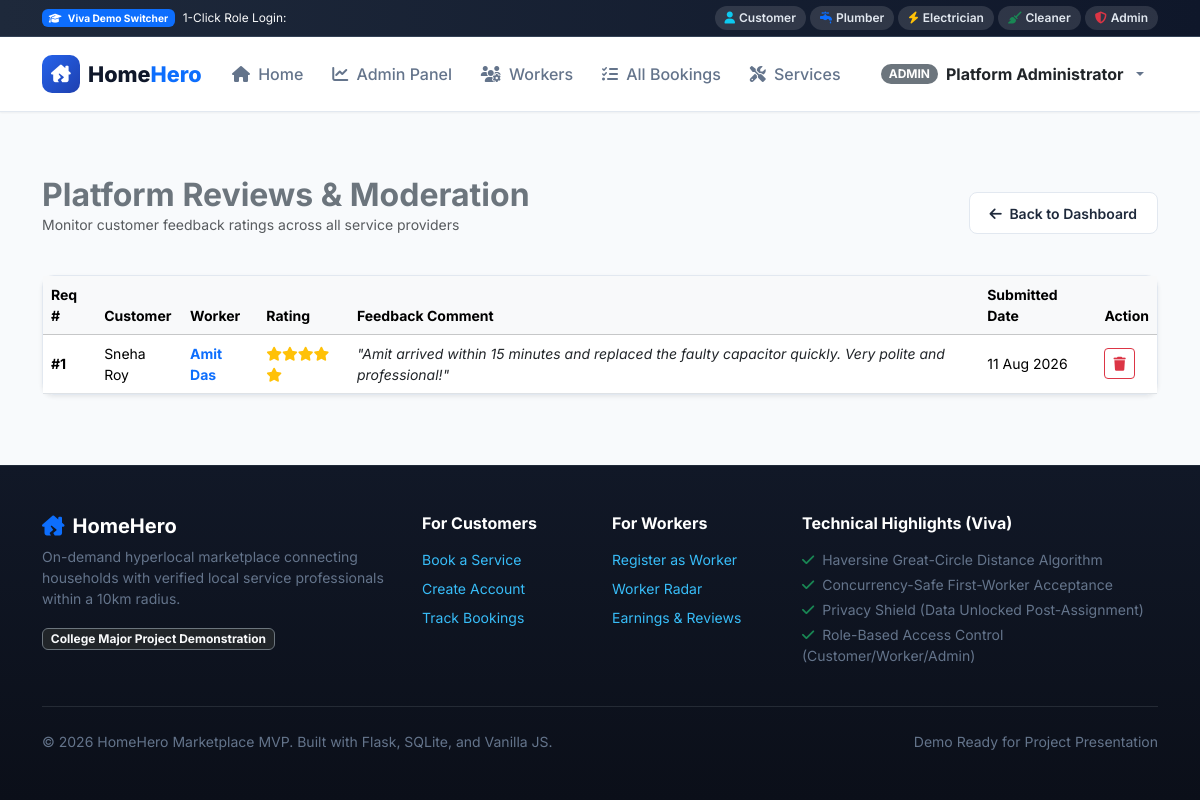
/admin/reviews (signed in), run on the app's committed database.
### models/user.py (models this page shows, shortened)
class User(UserMixin, db.Model):
    __tablename__ = 'users'
    id = db.Column(db.Integer, primary_key=True)
    name = db.Column(db.String(120), nullable=False)
    email = db.Column(db.String(120), unique=True, nullable=False, index=True)
    phone = db.Column(db.String(20), nullable=False)
    password_hash = db.Column(db.String(256), nullable=False)
    role = db.Column(db.String(20), nullable=False, default='customer') # 'customer', 'worker', 'admin'
    status = db.Column(db.String(20), nullable=False, default='active')  # 'active', 'suspended'
    created_at = db.Column(db.DateTime, default=datetime.now)
    worker_profile = db.relationship('WorkerProfile', backref='user', uselist=False, cascade='all, delete-orphan')
    customer_requests = db.relationship('ServiceRequest', backref='customer', foreign_keys='ServiceRequest.customer_id', lazy='dynamic')
    assigned_requests = db.relationship('ServiceRequest', backref='worker', foreign_keys='ServiceRequest.assigned_worker_id', lazy='dynamic')
    reviews_written = db.relationship('Review', backref='customer', foreign_keys='Review.customer_id', lazy='dynamic')
    reviews_received = db.relationship('Review', backref='worker', foreign_keys='Review.worker_id', lazy='dynamic')
    notifications = db.relationship('Notification', backref='user', lazy='dynamic', cascade='all, delete-orphan')

### models/review.py (models this page shows, shortened)
class Review(db.Model):
    __tablename__ = 'reviews'
    id = db.Column(db.Integer, primary_key=True)
    request_id = db.Column(db.Integer, db.ForeignKey('service_requests.id', ondelete='CASCADE'), nullable=False, unique=True)
    customer_id = db.Column(db.Integer, db.ForeignKey('users.id', ondelete='CASCADE'), nullable=False)
    worker_id = db.Column(db.Integer, db.ForeignKey('users.id', ondelete='CASCADE'), nullable=False)
    rating = db.Column(db.Integer, nullable=False) # 1 to 5
    comment = db.Column(db.Text, nullable=True)
    created_at = db.Column(db.DateTime, default=datetime.now)

### routes/admin.py (the view)
@admin_bp.route('/reviews')
@admin_required
def reviews():
    all_reviews = Review.query.order_by(Review.created_at.desc()).all()
    return render_template('admin/reviews.html', reviews=all_reviews)

### templates/admin/reviews.html (shortened to what this page needs)
{% extends "base.html" %}
{% block content %}
<div class="container py-4">
    <div class="d-flex flex-wrap justify-content-between align-items-center mb-4 gap-2">
        <div>
            <h2 class="fw-bold text-secondary mb-0">Platform Reviews & Moderation</h2>
            <p class="text-muted small">Monitor customer feedback ratings across all service providers</p>
        </div>
        <a href="{{ url_for('admin.dashboard') }}" class="btn btn-outline-custom btn-sm">
            <i class="fa-solid fa-arrow-left me-1"></i> Back to Dashboard
        </a>
    </div>
    <div class="card-custom bg-white shadow-sm">
        <div class="table-responsive">
            <table class="table table-hover align-middle mb-0">
                <thead class="table-light small text-muted">
                    <tr>
                        <th>Req #</th>
                        <th>Customer</th>
                        <th>Worker</th>
                        <th>Rating</th>
                        <th>Feedback Comment</th>
                        <th>Submitted Date</th>
                        <th>Action</th>
                    </tr>
                </thead>
                <tbody class="small">
                    {% for rev in reviews %}
                    <tr>
                        <td class="fw-bold">#{{ rev.request_id }}</td>
                        <td>{{ rev.customer.name }}</td>
                        <td>
                            <span class="fw-bold text-primary">{{ rev.worker.name }}</span>
                        </td>
                        <td>
                            <div class="text-warning">
                                {% for i in range(rev.rating) %}<i class="fa-solid fa-star"></i>{% endfor %}
                            </div>
                        </td>
                        <td>
                            <div class="fst-italic text-dark">"{{ rev.comment }}"</div>
                        </td>
                        <td>{{ rev.created_at.strftime('%d %b %Y') }}</td>
                        <td>
                            <form action="{{ url_for('admin.delete_review', review_id=rev.id) }}" method="POST" onsubmit="return confirm('Delete this review?');">
                                <button type="submit" class="btn btn-sm btn-outline-danger" title="Delete Review">
                                    <i class="fa-solid fa-trash"></i>
                                </button>
                            </form>
                        </td>
                    </tr>
                    {% else %}
                    <tr>
                        <td colspan="7" class="text-center text-muted py-4">No reviews recorded on the platform.</td>
                    </tr>
                    {% endfor %}
                </tbody>
            </table>
        </div>
    </div>
</div>
{% endblock %}

### templates/base.html (shortened to what this page needs)
<!DOCTYPE html>
<html lang="en">
<head>
    <link href="https://cdn.jsdelivr.net/npm/bootstrap@5.3.3/dist/css/bootstrap.min.css" rel="stylesheet">
    <link rel="stylesheet" href="https://cdnjs.cloudflare.com/ajax/libs/font-awesome/6.5.1/css/all.min.css">
    <link rel="stylesheet" href="{{ url_for('static', filename='css/style.css') }}">
</head>
<body>
    <div class="viva-banner">
        <div class="container d-flex flex-wrap align-items-center justify-content-between gap-2">
            <div class="d-flex align-items-center gap-2">
                <span class="badge bg-primary"><i class="fa-solid fa-graduation-cap me-1"></i> Viva Demo Switcher</span>
                <span class="text-light d-none d-md-inline small">1-Click Role Login:</span>
            </div>
            <div class="d-flex flex-wrap align-items-center gap-1">
                <a href="{{ url_for('auth.demo_login', role_key='customer') }}" class="viva-pill" title="Login as Customer (Sneha Roy)">
                    <i class="fa-solid fa-user text-info"></i> Customer
                </a>
                <a href="{{ url_for('auth.demo_login', role_key='plumber') }}" class="viva-pill" title="Login as Rahul Sharma (Plumber)">
                    <i class="fa-solid fa-faucet-drip text-primary"></i> Plumber
                </a>
                <a href="{{ url_for('auth.demo_login', role_key='electrician') }}" class="viva-pill" title="Login as Amit Das (Electrician)">
                    <i class="fa-solid fa-bolt text-warning"></i> Electrician
                </a>
                <a href="{{ url_for('auth.demo_login', role_key='cleaner') }}" class="viva-pill" title="Login as Rohit Kalita (Cleaner)">
                    <i class="fa-solid fa-broom text-success"></i> Cleaner
                </a>
                <a href="{{ url_for('auth.demo_login', role_key='admin') }}" class="viva-pill" title="Login as Admin">
                    <i class="fa-solid fa-shield-halved text-danger"></i> Admin
                </a>
            </div>
        </div>
    </div>
    <nav class="navbar navbar-expand-lg navbar-custom sticky-top">
        <div class="container">
            <a class="navbar-brand" href="{{ url_for('index') }}">
                <div class="brand-icon">
                    <i class="fa-solid fa-house-chimney-crack"></i>
                </div>
                <span>Home<span class="text-primary">Hero</span></span>
            </a>
            <div class="collapse navbar-collapse" id="navbarMain">
                <ul class="navbar-nav me-auto mb-2 mb-lg-0">
                    <li class="nav-item">
                        <a class="nav-link" href="{{ url_for('index') }}"><i class="fa-solid fa-house me-1"></i> Home</a>
                    </li>
                    {% if current_user.is_authenticated %}
                        {% if current_user.role == 'customer' %}
                            <li class="nav-item">
                                <a class="nav-link" href="{{ url_for('customer.dashboard') }}"><i class="fa-solid fa-gauge me-1"></i> Dashboard</a>
                            </li>
                            <li class="nav-item">
                                <a class="nav-link text-primary fw-bold" href="{{ url_for('customer.book_service') }}"><i class="fa-solid fa-plus-circle me-1"></i> Book Service</a>
                            </li>
                            <li class="nav-item">
                                <a class="nav-link" href="{{ url_for('customer.history') }}"><i class="fa-solid fa-clock-rotate-left me-1"></i> My Bookings</a>
                            </li>
                        {% elif current_user.role == 'admin' %}
                            <li class="nav-item">
                                <a class="nav-link" href="{{ url_for('admin.dashboard') }}"><i class="fa-solid fa-chart-line me-1"></i> Admin Panel</a>
                            </li>
                            <li class="nav-item">
                                <a class="nav-link" href="{{ url_for('admin.workers') }}"><i class="fa-solid fa-users-gear me-1"></i> Workers</a>
                            </li>
                            <li class="nav-item">
                                <a class="nav-link" href="{{ url_for('admin.requests') }}"><i class="fa-solid fa-list-check me-1"></i> All Bookings</a>
                            </li>
                            <li class="nav-item">
                                <a class="nav-link" href="{{ url_for('admin.services') }}"><i class="fa-solid fa-screwdriver-wrench me-1"></i> Services</a>
                            </li>
                        {% endif %}
                    {% endif %}
                </ul>
                <ul class="navbar-nav ms-auto align-items-lg-center gap-2">
                    {% if current_user.is_authenticated %}
                        <li class="nav-item dropdown">
                            <a class="nav-link dropdown-toggle d-flex align-items-center gap-2" href="#" role="button" data-bs-toggle="dropdown">
                                <span class="badge bg-secondary rounded-pill px-2 py-1">
                                    {{ current_user.role.upper() }}
                                </span>
                                <span class="fw-bold text-dark">{{ current_user.name }}</span>
                            </a>
                        </li>
                    {% endif %}
                </ul>
            </div>
        </div>
    </nav>
    <main class="py-4">
        {% block content %}{% endblock %}
    </main>
   <footer class="custom-footer py-5 mt-auto">
       <div class="container">
            <div class="row g-4">
                <div class="col-lg-4">
                    <h5 class="text-white fw-bold d-flex align-items-center gap-2">
                        <i class="fa-solid fa-house-chimney-crack text-primary"></i> HomeHero
                    </h5>
                    <p class="small text-muted mb-3">
                        On-demand hyperlocal marketplace connecting households with verified local service professionals within a 10km radius.
                    </p>
                    <span class="badge bg-dark border border-secondary text-light">College Major Project Demonstration</span>
                </div>
                <div class="col-6 col-lg-2">
                    <h6 class="text-white fw-bold mb-3">For Customers</h6>
                    <ul class="list-unstyled small d-flex flex-column gap-2">
                        <li><a href="{{ url_for('customer.book_service') }}">Book a Service</a></li>
                        <li><a href="{{ url_for('auth.register_customer') }}">Create Account</a></li>
                        <li><a href="{{ url_for('customer.history') }}">Track Bookings</a></li>
                    </ul>
                </div>
                <div class="col-6 col-lg-2">
                    <h6 class="text-white fw-bold mb-3">For Workers</h6>
                    <ul class="list-unstyled small d-flex flex-column gap-2">
                        <li><a href="{{ url_for('auth.register_worker') }}">Register as Worker</a></li>
                        <li><a href="{{ url_for('worker.dashboard') }}">Worker Radar</a></li>
                        <li><a href="{{ url_for('worker.jobs_history') }}">Earnings & Reviews</a></li>
                    </ul>
                </div>
                <div class="col-lg-4">
                    <h6 class="text-white fw-bold mb-3">Technical Highlights (Viva)</h6>
                    <ul class="list-unstyled small text-muted d-flex flex-column gap-1">
                        <li><i class="fa-solid fa-check text-success me-1"></i> Haversine Great-Circle Distance Algorithm</li>
                        <li><i class="fa-solid fa-check text-success me-1"></i> Concurrency-Safe First-Worker Acceptance</li>
                        <li><i class="fa-solid fa-check text-success me-1"></i> Privacy Shield (Data Unlocked Post-Assignment)</li>
                        <li><i class="fa-solid fa-check text-success me-1"></i> Role-Based Access Control (Customer/Worker/Admin)</li>
                    </ul>
                </div>
            </div>
            <hr class="border-secondary my-4">
            <div class="d-flex flex-wrap justify-content-between align-items-center small text-muted">
                <div>&copy; {{ now.year }} HomeHero Marketplace MVP. Built with Flask, SQLite, and Vanilla JS.</div>
                <div>Demo Ready for Project Presentation</div>
            </div>
        </div>
    </footer>
</body>
</html>

### data on the page
User: role "ADMIN", name "Platform Administrator"
Review: request_id "1", customer.name "Sneha Roy", worker.name "Amit Das", rating 5 (drawn), comment "Amit arrived within 15 minutes and replaced the faulty capacitor quickly. Very polite and professional!", created_at "11 Aug 2026"
